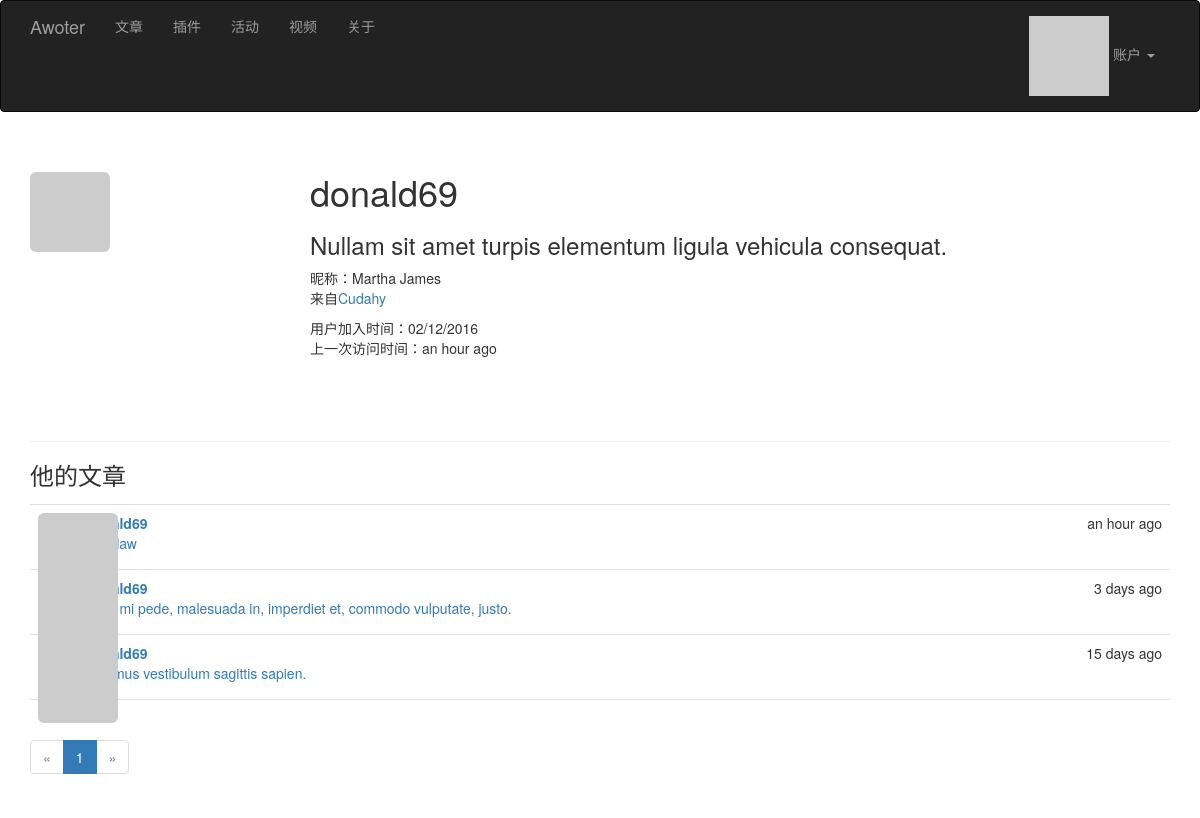
Screenshot of /user/donald69 (signed in) with the database file from the repository.
### app/models.py (models this page shows, shortened)
class User(UserMixin, db.Model):
    __tablename__ = 'users'
    id = db.Column(db.Integer, primary_key=True)
    email = db.Column(db.String(64), unique=True, index=True)
    username = db.Column(db.String(64), unique=True, index=True)
    role_id = db.Column(db.Integer, db.ForeignKey('roles.id'))
    password_hash = db.Column(db.String(128))
    confirmed = db.Column(db.Boolean, default=False)
    nickname = db.Column(db.String(64))
    location = db.Column(db.String(64))
    about_me = db.Column(db.Text())
    member_since = db.Column(db.DateTime(), default=datetime.utcnow)
    last_seen = db.Column(db.DateTime(), default=datetime.utcnow)
    avatar_hash = db.Column(db.String(32))
    posts = db.relationship('Post', backref='author', lazy='dynamic')
    @property
    def password(self):
        raise AttributeError('password is not a readable attribute')
    def can(self, permissions):
        return self.role is not None and \
               (self.role.permissions & permissions) == permissions
    def is_administrator(self):
        return self.can(Permission.ADMINISTER)
    def ping(self):
        self.last_seen = datetime.utcnow()
        db.session.add(self)
    def gravatar(self,  size=100, default='identicon', rating='g'):
        if request.is_secure:
            url = 'https://secure.gravatar.com/avatar'
        else:
            url = 'https://www.gravatar.com/avatar'
        hash = self.avatar_hash or hashlib.md5(self.email.encode('utf-8')).hexdigest()
        return '{url}/{hash}?s={size}&d={default}&r={rating}'.format(
            url=url, hash=hash, size=size, default=default, rating=rating)

class Post(db.Model):
    __tablename__ = 'posts'
    id = db.Column(db.Integer, primary_key=True)
    article_title = db.Column(db.String(128), index=True)
    body = db.Column(db.Text)
    timestamp = db.Column(db.DateTime, index=True, default=datetime.utcnow)
    author_id = db.Column(db.Integer, db.ForeignKey('users.id'))
    body_html = db.Column(db.Text)

### app/main/views.py (the view)
@main.route('/user/<username>')
def user_page(username):
    body_show = False
    user = User.query.filter_by(username=username).first_or_404()
    title = str(user.username)
    if user is None:
        abort(404)
    page = request.args.get('page', 1, type=int)
    pagination = user.posts.order_by(Post.timestamp.desc()).paginate(
        page, per_page=current_app.config['AWOTER_DOC_PER_PAGE'],
        error_out=False)
    posts = pagination.items
    return render_template('user.html', user=user, title=title,
                           posts=posts, pagination=pagination, body_show=body_show)

### app/auth/views.py (called while the page is built)
@auth.before_app_request
def before_request():
    if current_user.is_authenticated \
            and not current_user.confirmed \
            and request.endpoint[:5] != 'auth.' \
            and request.endpoint != 'static':
        return redirect(url_for('auth.unconfirmed'))

@auth.before_app_request
def before_request():
    if current_user.is_authenticated:
        current_user.ping()
        if not current_user.confirmed \
                and request.endpoint[:5] != 'auth.':
            return redirect(url_for('auth.unconfirmed'))

### app/main/__init__.py (called while the page is built)
@main.app_context_processor
def inject_permissions():
    return dict(Permission=Permission)

### app/models.py (called while the page is built)
@login_manager.user_loader
def load_user(user_id):
    return User.query.get(int(user_id))

### app/templates/user.html (shortened to what this page needs)
{% extends "base.html" %}
{% import "_macros.html" as macros %}
{% block page_content %}
<div class="page-header">
    <img class="img-rounded profile-thumbnail" src="{{ user.gravatar(size=256) }}">
    <div class="profile-header">
        <h1>{{ user.username }}</h1>
        <h3>{% if user.about_me %}{{ user.about_me }}{% endif %}</h3>
        {% if user.nickname or user.location %}
            <p>
            {% if user.nickname %}昵称：{{ user.nickname }} {% endif %}
            <br>
            {% if user.location %}来自<a href="http://maps.baidu.com/?q={{ user.location }}">{{ user.location }}</a>
            {% endif %}
            </p>
        {% endif %}
        <p>
            用户加入时间：{{ moment(user.member_since).format('L') }}
            <br>
            上一次访问时间：{{ moment(user.last_seen).fromNow() }}
        </p>
    </div>
</div>
<h3>他的文章</h3>
{% include '_doc.html' %}
{% if pagination %}
<div class="pagination">
    {{ macros.pagination_widget(pagination, 'main.user_page', username=user.username) }}
</div>
{% endif %}
{% endblock %}

### app/templates/_doc.html (shortened to what this page needs)
<ul class="posts">
    {% for post in posts %}
    <li class="post">
        <div class="post-thumbnail">
            <a href="{{ url_for('.user_page', username=post.author.username) }}">
                <img class="img-rounded profile-thumbnail" src="{{ post.author.gravatar(size=40) }}">
            </a>
        </div>
        <div class="post-content">
            <div class="post-date">{{ moment(post.timestamp).fromNow() }}</div>
            <div class="post-author">
                <a href="{{ url_for('.user_page', username=post.author.username) }}">
                {{ post.author.username }}</a>
            </div>
            <a href="{{ url_for('main.doc_detail', id=post.id) }}">
                <div class="post-title">{{ post.article_title }}</div>
            </a>
        </div>
    </li>
    {% endfor %}
</ul>

### app/static/styles.css (style rules this page uses)
.profile-thumbnail { position: absolute; }
.profile-header { min-height: 260px; margin-left: 280px; }
ul.posts { list-style-type: none; padding: 0px; margin: 16px 0px 0px 0px; border-top: 1px solid #e0e0e0; }
ul.posts li.post { padding: 8px; border-bottom: 1px solid #e0e0e0; }
div.post-date { float: right; }
div.post-author { font-weight: bold; }
div.post-thumbnail { position: absolute; }
div.post-content { margin-left: 48px; min-height: 48px; }

### rows the page displays
User: username "donald69", about_me "Nullam sit amet turpis elementum ligula vehicula consequat.", nickname "Martha James", location "Cudahy", member_since "02/12/2016", last_seen "an hour ago"
Post: timestamp "an hour ago"
Post: timestamp "3 days ago", article_title "Cras mi pede, malesuada in, imperdiet et, commodo vulputate, justo."
Post: timestamp "15 days ago", article_title "Vivamus vestibulum sagittis sapien."

### other values shown
{{ p }} "1"
